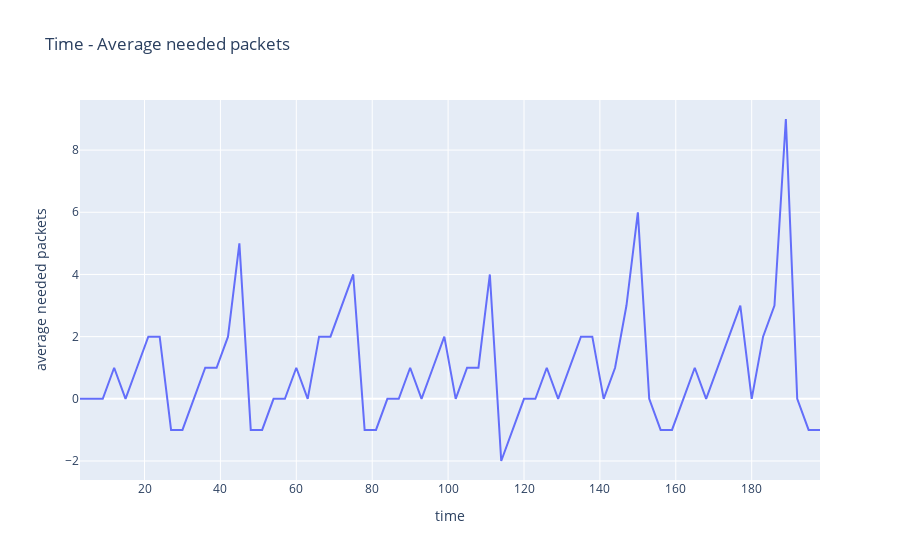

The notebook cell this image was saved under:
### Code cell
fig = px.line(df.query("type=='feedback'"), x="time", y="average needed packets", title='Time - Average needed packets')
fig.show()

### Figure 1 — Plotly figure (JSON) as saved in the notebook; plotly's stock layout.template omitted (floating-point values rounded to 4 significant figures)
{"data": [{"hovertemplate": "time=%{x}<br>average needed packets=%{y}<extra></extra>", "legendgroup": "", "line": {"color": "#636efa", "dash": "solid"}, "marker": {"symbol": "circle"}, "mode": "lines", "name": "", "orientation": "v", "showlegend": false, "type": "scatter", "x": [3, 6, 9, 12, 15, 18, 21, 24, 27, 30, 33, 36, 39, 42, 45, 48, 51, 54, 57, 60, 63, 66, 69, 72, 75, 78, 81, 84, 87, 90, 93, 96, 99, 102, 105, 108, 111, 114, 117, 120, 123, 126, 129, 132, 135, 138, 141, 144, 147, 150, 153, 156, 159, 162, 165, 168, 171, 174, 177, 180, 183, 186, 189, 192, 195, 198], "xaxis": "x", "y": [0, 0, 0, 1, 0, 1, 2, 2, -1, -1, 0, 1, 1, 2, 5, -1, -1, 0, 0, 1, 0, 2, 2, 3, 4, -1, -1, 0, 0, 1, 0, 1, 2, 0, 1, 1, 4, -2, -1, 0, 0, 1, 0, 1, 2, 2, 0, 1, 3, 6, 0, -1, -1, 0, 1, 0, 1, 2, 3, 0, 2, 3, 9, 0, -1, -1], "yaxis": "y"}], "layout": {"autosize": true, "legend": {"tracegroupgap": 0}, "title": {"text": "Time - Average needed packets"}, "xaxis": {"anchor": "y", "autorange": true, "domain": [0, 1], "range": [3, 198], "title": {"text": "time"}, "type": "linear"}, "yaxis": {"anchor": "x", "autorange": true, "domain": [0, 1], "range": [-2.611, 9.611], "title": {"text": "average needed packets"}, "type": "linear"}}}
